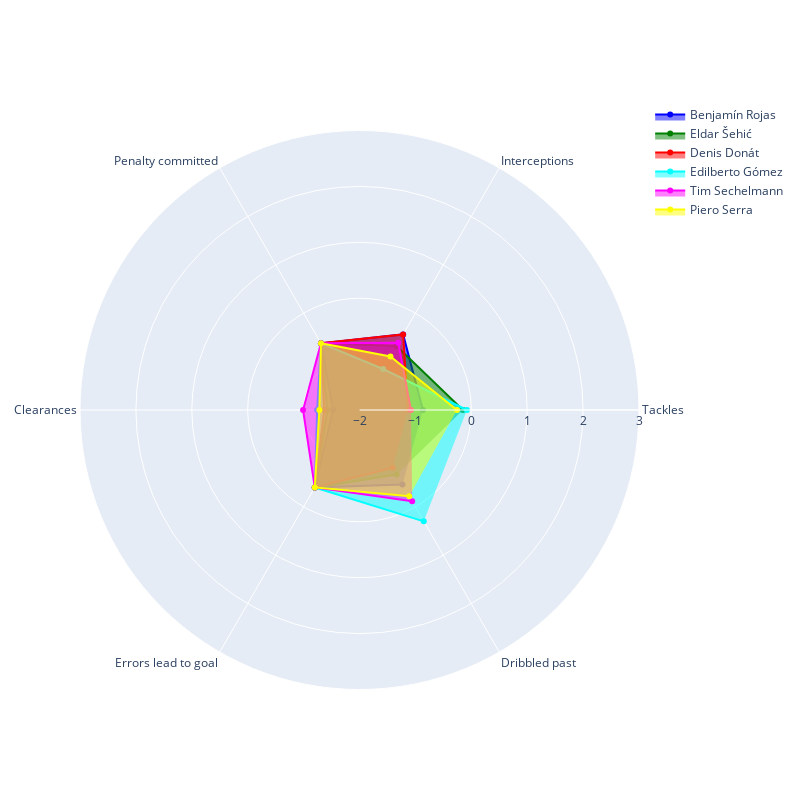

The notebook cell saved with this chart:
### Code cell
buscar_jugadores_similares('Benjamín Rojas', caracteristicas_grafico)

### Figure 1 — Plotly figure (JSON) as saved in the notebook; plotly's stock layout.template omitted (floating-point values rounded to 4 significant figures)
{"data": [{"fill": "toself", "line": {"color": "blue"}, "name": "Benjamín Rojas", "r": [-0.8652, -0.4393, -0.6214, -1.527, -0.3999, -0.4618], "theta": ["Tackles", "Interceptions", "Penalty committed", "Clearances", "Errors lead to goal", "Dribbled past"], "type": "scatterpolar"}, {"fill": "toself", "line": {"color": "green"}, "name": "Eldar Šehić", "r": [-0.1502, -0.6772, -0.6214, -1.424, -0.3999, -0.6695], "theta": ["Tackles", "Interceptions", "Penalty committed", "Clearances", "Errors lead to goal", "Dribbled past"], "type": "scatterpolar"}, {"fill": "toself", "line": {"color": "red"}, "name": "Denis Donát", "r": [-1.133, -0.4393, -0.6214, -1.369, -0.3999, -0.8079], "theta": ["Tackles", "Interceptions", "Penalty committed", "Clearances", "Errors lead to goal", "Dribbled past"], "type": "scatterpolar"}, {"fill": "toself", "line": {"color": "cyan"}, "name": "Edilberto Gómez", "r": [-0.07867, -1.153, -0.6214, -1.243, -0.3999, 0.2998], "theta": ["Tackles", "Interceptions", "Penalty committed", "Clearances", "Errors lead to goal", "Dribbled past"], "type": "scatterpolar"}, {"fill": "toself", "line": {"color": "magenta"}, "name": "Tim Sechelmann", "r": [-1.08, -0.6123, -0.6214, -0.9901, -0.3999, -0.1156], "theta": ["Tackles", "Interceptions", "Penalty committed", "Clearances", "Errors lead to goal", "Dribbled past"], "type": "scatterpolar"}, {"fill": "toself", "line": {"color": "yellow"}, "name": "Piero Serra", "r": [-0.2574, -0.8935, -0.6214, -1.282, -0.3999, -0.2195], "theta": ["Tackles", "Interceptions", "Penalty committed", "Clearances", "Errors lead to goal", "Dribbled past"], "type": "scatterpolar"}], "layout": {"autosize": false, "height": 800, "polar": {"radialaxis": {"range": [-2, 3], "visible": true}}, "showlegend": true, "width": 800}}
